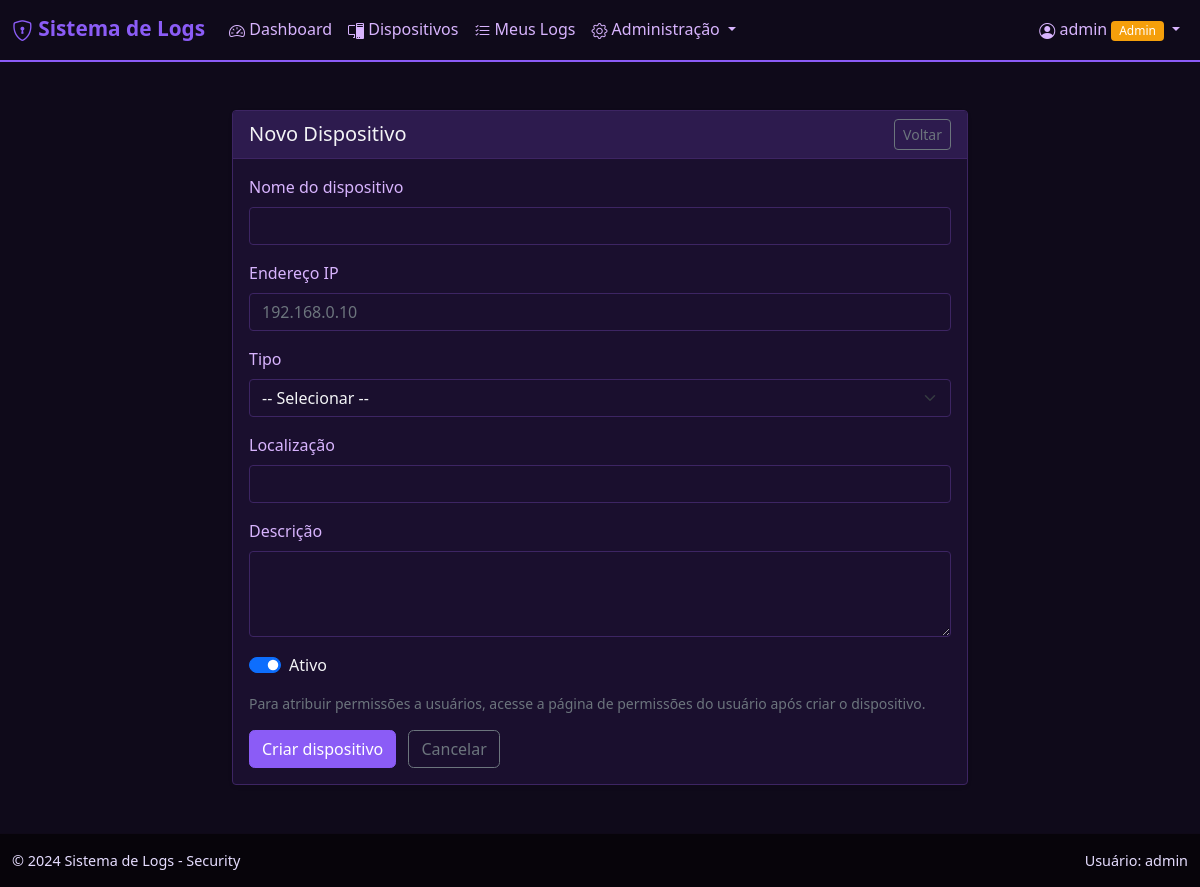
/devices/add?id=1 (signed in), run on an earlier commit of the app's database.
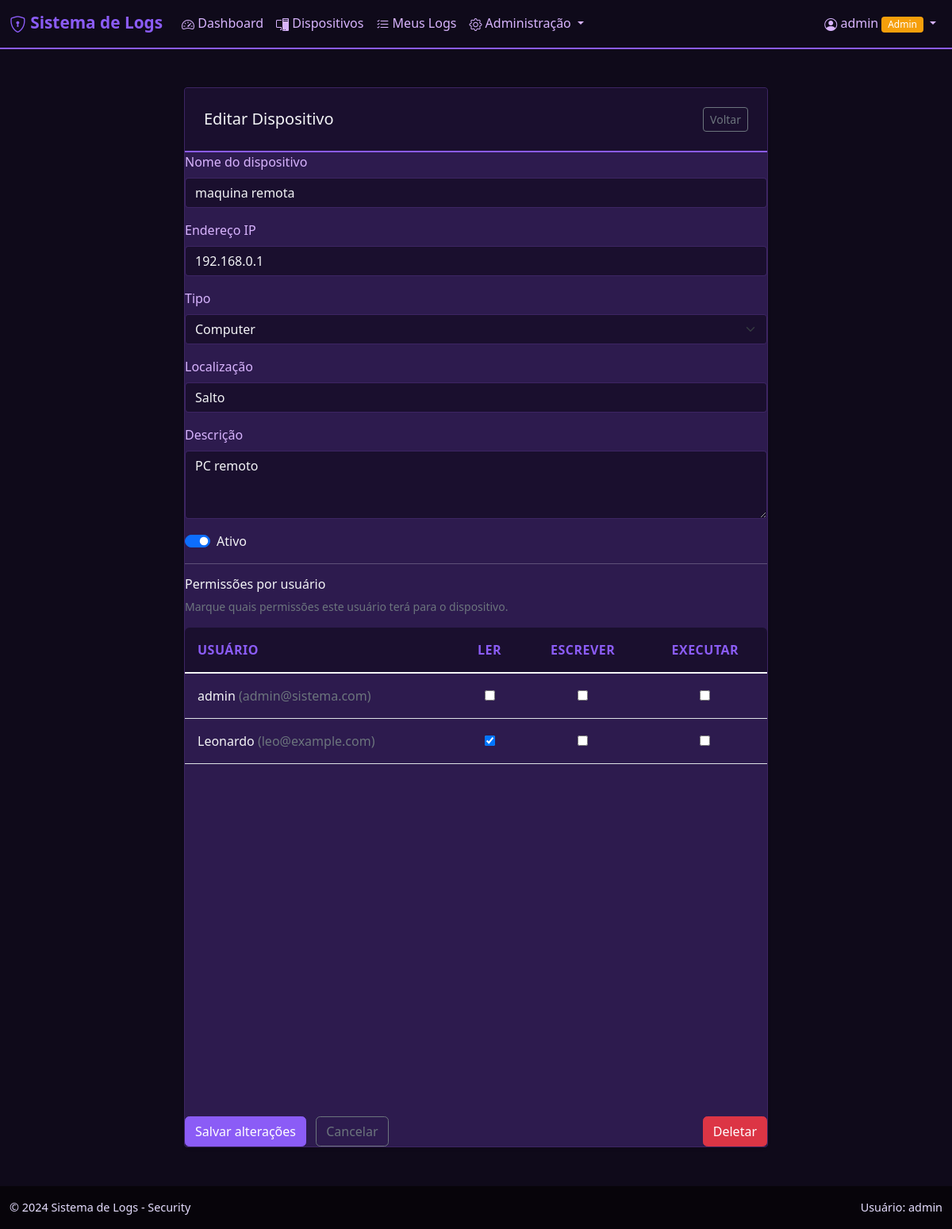
And on a later commit of the database.
### models.py (models this page shows)
class User(UserMixin, db.Model):
    id = db.Column(db.Integer, primary_key=True)
    username = db.Column(db.String(80), unique=True, nullable=False)
    email = db.Column(db.String(120), unique=True, nullable=False)
    password_hash = db.Column(db.String(255), nullable=False)
    role = db.Column(db.Enum(UserRole), default=UserRole.USER)
    created_at = db.Column(db.DateTime, default=get_brasilia_now)
    is_active = db.Column(db.Boolean, default=True)  # Usuário ativo ou desativado?
    user_permissions = db.relationship('UserPermission', backref='user', lazy=True, cascade='all, delete-orphan', foreign_keys='UserPermission.user_id')
    permissions_granted = db.relationship('UserPermission', backref='granted_by_user', lazy=True, foreign_keys='UserPermission.granted_by')
    logs = db.relationship('AccessLog', backref='user', lazy=True, cascade='all, delete-orphan')

class Device(db.Model):
    id = db.Column(db.Integer, primary_key=True)
    name = db.Column(db.String(100), nullable=False)
    ip_address = db.Column(db.String(45), nullable=False)  # IPv4 ou IPv6
    device_type = db.Column(db.Enum(DeviceType), nullable=False)
    description = db.Column(db.Text)  # Descrição livre do dispositivo
    location = db.Column(db.String(200))  # Localização física
    is_active = db.Column(db.Boolean, default=True)  # Dispositivo ativo ou inativo?
    created_at = db.Column(db.DateTime, default=get_brasilia_now)
    user_permissions = db.relationship('UserPermission', backref='device', lazy=True, cascade='all, delete-orphan')
    logs = db.relationship('AccessLog', backref='device', lazy=True, cascade='all, delete-orphan')

class UserPermission(db.Model):
    id = db.Column(db.Integer, primary_key=True)
    user_id = db.Column(db.Integer, db.ForeignKey('user.id'), nullable=False)
    device_id = db.Column(db.Integer, db.ForeignKey('device.id'), nullable=True)  # Opcional para logs de login
    granted_at = db.Column(db.DateTime, default=get_brasilia_now)  # Quando a permissão foi concedida
    granted_by = db.Column(db.Integer, db.ForeignKey('user.id'))  # Qual admin concedeu?
    can_read = db.Column(db.Boolean, default=True)    # Pode ler/visualizar?
    can_write = db.Column(db.Boolean, default=False)  # Pode modificar?
    can_execute = db.Column(db.Boolean, default=False)  # Pode executar ações?

### blueprints/devices.py (the view, shortened to what this page needs)
@devices_bp.route('/devices/add', methods=['GET', 'POST'])
@login_required
def add_device():
    if current_user.role != UserRole.ADMIN:
        flash('Acesso negado! Apenas administradores.', 'error')
        return redirect(url_for('devices.devices'))
    device = None
    device_permitted_users = {}
    users = None
    device_id = request.args.get('id') or request.args.get('device_id')
    if device_id:
        device = Device.query.get(device_id)
        if device:
            users = User.query.all()
            perms = UserPermission.query.filter_by(device_id=device.id).all()
            device_permitted_users = {p.user_id: p for p in perms}
    return render_template('add_device.html', device_types=DeviceType, device=device, users=users, device_permitted_users=device_permitted_users)

### templates/add_device.html (shortened to what the changed rows need)
{% extends 'base.html' %}
{% block content %}
<div class="container mt-4">
  <div class="row justify-content-center">
    <div class="col-lg-8">
      <div class="card shadow-sm">
        <div class="card-header d-flex justify-content-between align-items-center">
          <h5 class="mb-0">{% if device %}Editar Dispositivo{% else %}Novo Dispositivo{% endif %}</h5>
          <a href="{{ url_for('devices.devices') }}" class="btn btn-sm btn-outline-secondary">Voltar</a>
        </div>
        <div class="card-body">
          <form method="post" action="{{ url_for('devices.add_device') }}">
            <div class="mb-3">
              <label for="name" class="form-label">Nome do dispositivo</label>
              <input type="text" class="form-control" id="name" name="name" required value="{{ device.name if device else '' }}">
            </div>
            <div class="mb-3">
              <label for="ip_address" class="form-label">Endereço IP</label>
              <input type="text" class="form-control" id="ip_address" name="ip_address" placeholder="192.168.0.10" required value="{{ device.ip_address if device else '' }}">
            </div>
            <div class="mb-3">
              <label for="device_type" class="form-label">Tipo</label>
              <select class="form-select" id="device_type" name="device_type" required>
                <option value="">-- Selecionar --</option>
                {% for dt in device_types %}
                  <option value="{{ dt.value }}" {% if device and device.device_type.value == dt.value %}selected{% endif %}>{{ dt.name.capitalize() }}</option>
                {% endfor %}
              </select>
            </div>
            <div class="mb-3">
              <label for="location" class="form-label">Localização</label>
              <input type="text" class="form-control" id="location" name="location" value="{{ device.location if device else '' }}">
            </div>
            <div class="mb-3">
              <label for="description" class="form-label">Descrição</label>
              <textarea class="form-control" id="description" name="description" rows="3">{{ device.description if device else '' }}</textarea>
            </div>
            <div class="form-check form-switch mb-3">
              <input class="form-check-input" type="checkbox" id="is_active" name="is_active" value="1" {% if device and device.is_active %}checked{% elif not device %}checked{% endif %}>
              <label class="form-check-label" for="is_active">Ativo</label>
            </div>
            {% if users is defined and users %}
            <hr>
            <h6>Permissões por usuário</h6>
            <p class="text-muted small">Marque quais permissões este usuário terá para o dispositivo.</p>
            <div class="table-responsive mb-3">
              <table class="table table-sm align-middle">
                <thead>
                  <tr>
                    <th>Usuário</th>
                    <th class="text-center">Ler</th>
                    <th class="text-center">Escrever</th>
                    <th class="text-center">Executar</th>
                  </tr>
                </thead>
                <tbody>
                  {% for u in users %}
                  <tr>
                    <td>{{ u.username }} <span class="text-muted">({{ u.email }})</span></td>
                    <td class="text-center"><input type="checkbox" name="perm_{{ u.id }}_read" {% if device and u.id in device_permitted_users and device_permitted_users[u.id].can_read %}checked{% endif %}></td>
                    <td class="text-center"><input type="checkbox" name="perm_{{ u.id }}_write" {% if device and u.id in device_permitted_users and device_permitted_users[u.id].can_write %}checked{% endif %}></td>
                    <td class="text-center"><input type="checkbox" name="perm_{{ u.id }}_execute" {% if device and u.id in device_permitted_users and device_permitted_users[u.id].can_execute %}checked{% endif %}></td>
                  </tr>
                  {% endfor %}
                </tbody>
              </table>
            </div>
            {% else %}
              <p class="text-muted small">Para atribuir permissões a usuários, acesse a página de permissões do usuário após criar o dispositivo.</p>
            {% endif %}
            <div class="d-flex justify-content-between">
              <div>
                <button type="submit" class="btn btn-primary">{% if device %}Salvar alterações{% else %}Criar dispositivo{% endif %}</button>
                <a href="{{ url_for('devices.devices') }}" class="btn btn-outline-secondary ms-2">Cancelar</a>
              </div>
              {% if device %}
                <form method="post" action="{{ url_for('devices.add_device') }}" onsubmit="return confirm('Tem certeza que deseja deletar este dispositivo? Esta ação não pode ser desfeita.')">
                  <button type="submit" class="btn btn-danger">Deletar</button>
                </form>
              {% endif %}
            </div>
          </form>
        </div>
      </div>
    </div>
  </div>
</div>
{% endblock %}

### templates/base.html (shortened to what this page needs)
<!DOCTYPE html>
<html lang="pt-BR">
<head>
    <link href="https://cdn.jsdelivr.net/npm/bootstrap@5.1.3/dist/css/bootstrap.min.css" rel="stylesheet">
    <link rel="stylesheet" href="https://cdn.jsdelivr.net/npm/bootstrap-icons@1.8.1/font/bootstrap-icons.css">
    <link href="{{ url_for('static', filename='css/style.css') }}" rel="stylesheet">
</head>
<body>
    <nav class="navbar navbar-expand-lg navbar-dark bg-dark">
        <div class="container-fluid">
            <a class="navbar-brand" href="{{ url_for('main.dashboard') }}">
                <i class="bi bi-shield-lock"></i> Sistema de Logs
            </a>
            <div class="collapse navbar-collapse" id="navbarNav">
                <ul class="navbar-nav me-auto">
                    {% if current_user.is_authenticated %}
                        <li class="nav-item">
                            <a class="nav-link" href="{{ url_for('main.dashboard') }}">
                                <i class="bi bi-speedometer2"></i> Dashboard
                            </a>
                        </li>
                        <li class="nav-item">
                            <a class="nav-link" href="{{ url_for('devices.devices') }}">
                                <i class="bi bi-pc-display"></i> Dispositivos
                            </a>
                        </li>
                        <li class="nav-item">
                            <a class="nav-link" href="{{ url_for('logs.logs') }}">
                                <i class="bi bi-list-check"></i> Meus Logs
                            </a>
                        </li>
                        {% if current_user.role.value == 'admin' %}
                        <li class="nav-item dropdown">
                            <a class="nav-link dropdown-toggle" href="#" id="adminDropdown" role="button" data-bs-toggle="dropdown">
                                <i class="bi bi-gear"></i> Administração
                            </a>
                        </li>
                        {% endif %}
                    {% endif %}
                </ul>
                <ul class="navbar-nav">
                    {% if current_user.is_authenticated %}
                    <li class="nav-item dropdown">
                        <a class="nav-link dropdown-toggle" href="#" id="userDropdown" role="button" data-bs-toggle="dropdown">
                            <i class="bi bi-person-circle"></i> {{ current_user.username }}
                            {% if current_user.role.value == 'admin' %}
                                <span class="badge bg-warning">Admin</span>
                            {% endif %}
                        </a>
                    </li>
                    {% else %}
                    <li class="nav-item">
                        <a class="nav-link" href="{{ url_for('auth.login') }}">Login</a>
                    </li>
                    {% endif %}
                </ul>
            </div>
        </div>
    </nav>
    <div class="container-fluid mt-4">
        {% block content %}{% endblock %}
    </div>
    <footer class="bg-dark text-light mt-5 py-3">
        <div class="container-fluid">
            <div class="row">
                <div class="col-md-6">
                    <p class="mb-0">&copy; 2024 Sistema de Logs - Security</p>
                </div>
                <div class="col-md-6 text-end">
                    <p class="mb-0">Usuário: {{ current_user.username if current_user.is_authenticated else 'Não logado' }}</p>
                </div>
            </div>
        </div>
    </footer>
</body>
</html>

What changed in the data, as far as the page shows it:
now on one of the page's lists (row unchanged): User: username "admin", email "admin@sistema.com"
added Device: name "maquina remota", ip_address "192.168.0.1", device_type "Computer", location "Salto", description "PC remoto", is_active "☑"
added User: username "Leonardo", email "leo@example.com", id "☑"
Also different on the page:
form field device_type: "-- Selecionar --" → (not shown)
form field is_active: "☑" → (not shown)
text no longer shown: "Novo Dispositivo Para atribuir permissões a usuários, acesse a página de permissões do usuário após criar o dispositivo. Criar dispositivo"
text now shown: "Editar Dispositivo Permissões por usuário Marque quais permissões este usuário terá para o dispositivo. USUÁRIO LER ESCREVER EXECUTAR Salvar alterações Deletar"
